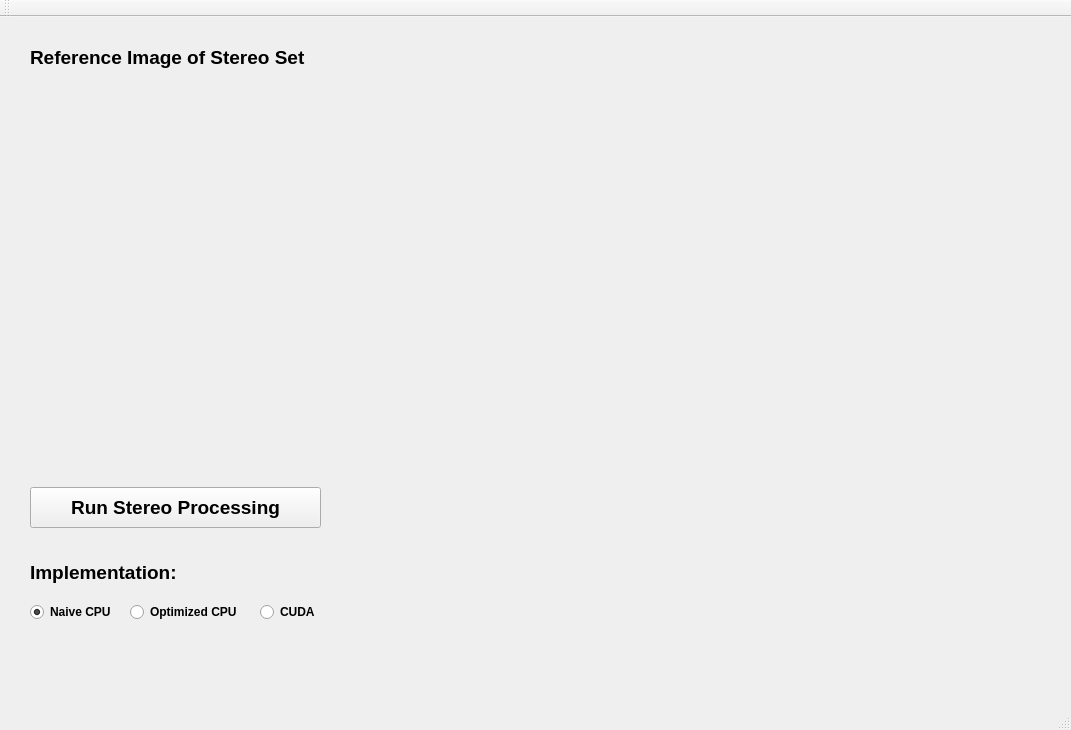
<?xml version="1.0" encoding="UTF-8"?>
<ui version="4.0">
 <class>QtGuiApplication1Class</class>
 <widget class="QMainWindow" name="QtGuiApplication1Class">
  <property name="geometry">
   <rect>
    <x>0</x>
    <y>0</y>
    <width>1071</width>
    <height>730</height>
   </rect>
  </property>
  <property name="windowTitle">
   <string>QtGuiApplication1</string>
  </property>
  <widget class="QWidget" name="centralWidget">
   <widget class="QLabel" name="targetImage">
    <property name="enabled">
     <bool>true</bool>
    </property>
    <property name="geometry">
     <rect>
      <x>30</x>
      <y>70</y>
      <width>501</width>
      <height>381</height>
     </rect>
    </property>
    <property name="text">
     <string/>
    </property>
    <property name="pixmap">
     <pixmap>../../../../../../temp/circleImage.ppm</pixmap>
    </property>
    <property name="scaledContents">
     <bool>true</bool>
    </property>
   </widget>
   <widget class="QPushButton" name="pushButton_2">
    <property name="geometry">
     <rect>
      <x>30</x>
      <y>470</y>
      <width>291</width>
      <height>41</height>
     </rect>
    </property>
    <property name="font">
     <font>
      <pointsize>14</pointsize>
      <weight>75</weight>
      <bold>true</bold>
     </font>
    </property>
    <property name="text">
     <string>Run Stereo Processing</string>
    </property>
   </widget>
   <widget class="QRadioButton" name="radioButton">
    <property name="geometry">
     <rect>
      <x>30</x>
      <y>585</y>
      <width>141</width>
      <height>20</height>
     </rect>
    </property>
    <property name="font">
     <font>
      <weight>75</weight>
      <bold>true</bold>
     </font>
    </property>
    <property name="text">
     <string>Naive CPU</string>
    </property>
    <property name="checked">
     <bool>true</bool>
    </property>
    <attribute name="buttonGroup">
     <string notr="true">buttonGroup</string>
    </attribute>
   </widget>
   <widget class="QRadioButton" name="radioButton_2">
    <property name="geometry">
     <rect>
      <x>130</x>
      <y>585</y>
      <width>121</width>
      <height>20</height>
     </rect>
    </property>
    <property name="font">
     <font>
      <weight>75</weight>
      <bold>true</bold>
     </font>
    </property>
    <property name="text">
     <string>Optimized CPU</string>
    </property>
    <attribute name="buttonGroup">
     <string notr="true">buttonGroup</string>
    </attribute>
   </widget>
   <widget class="QRadioButton" name="radioButton_3">
    <property name="geometry">
     <rect>
      <x>260</x>
      <y>585</y>
      <width>95</width>
      <height>20</height>
     </rect>
    </property>
    <property name="font">
     <font>
      <weight>75</weight>
      <bold>true</bold>
     </font>
    </property>
    <property name="text">
     <string>CUDA</string>
    </property>
    <attribute name="buttonGroup">
     <string notr="true">buttonGroup</string>
    </attribute>
   </widget>
   <widget class="QLabel" name="label">
    <property name="geometry">
     <rect>
      <x>30</x>
      <y>540</y>
      <width>241</width>
      <height>31</height>
     </rect>
    </property>
    <property name="font">
     <font>
      <pointsize>14</pointsize>
      <weight>75</weight>
      <bold>true</bold>
     </font>
    </property>
    <property name="text">
     <string>Implementation:</string>
    </property>
    <property name="textFormat">
     <enum>Qt::PlainText</enum>
    </property>
   </widget>
   <widget class="QLabel" name="label_2">
    <property name="geometry">
     <rect>
      <x>30</x>
      <y>20</y>
      <width>971</width>
      <height>41</height>
     </rect>
    </property>
    <property name="font">
     <font>
      <pointsize>14</pointsize>
      <weight>75</weight>
      <bold>true</bold>
     </font>
    </property>
    <property name="text">
     <string>Reference Image of Stereo Set</string>
    </property>
   </widget>
  </widget>
  <widget class="QMenuBar" name="menuBar">
   <property name="geometry">
    <rect>
     <x>0</x>
     <y>0</y>
     <width>1071</width>
     <height>26</height>
    </rect>
   </property>
  </widget>
  <widget class="QToolBar" name="mainToolBar">
   <attribute name="toolBarArea">
    <enum>TopToolBarArea</enum>
   </attribute>
   <attribute name="toolBarBreak">
    <bool>false</bool>
   </attribute>
  </widget>
  <widget class="QStatusBar" name="statusBar"/>
 </widget>
 <layoutdefault spacing="6" margin="11"/>
 <resources>
  <include location="QtGuiApplication1.qrc"/>
  <include location="test.qrc"/>
 </resources>
 <connections/>
 <buttongroups>
  <buttongroup name="buttonGroup"/>
 </buttongroups>
</ui>
